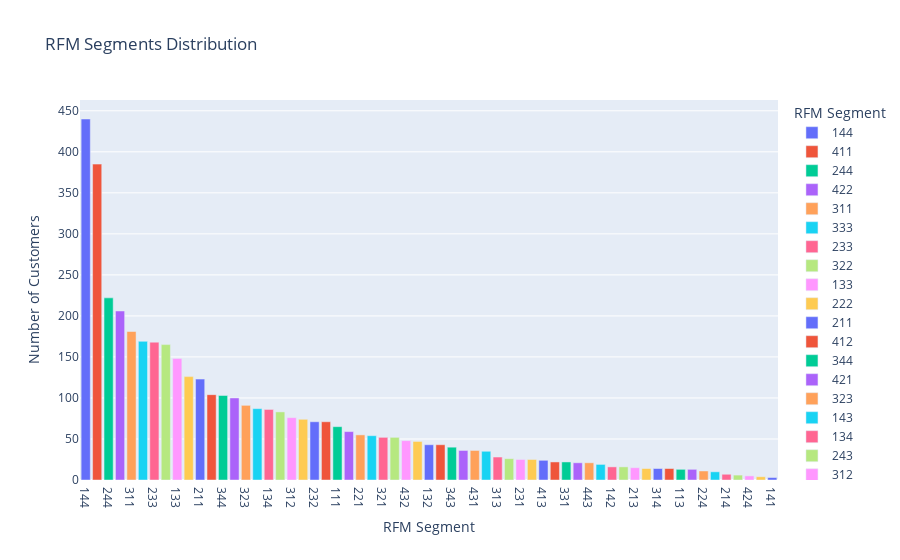

Source (notebook cell):
### Markdown cell above
#### RFM segments Visualization?

### Code cell
import plotly.express as px

# Count the number of customers in each RFM segment
rfm_segment_counts = rfm_df['RFM_Score'].value_counts().reset_index()
rfm_segment_counts.columns = ['RFM_Score', 'Count']

# Plot the RFM segments
fig = px.bar(rfm_segment_counts, x='RFM_Score', y='Count', title='RFM Segments Distribution',
             labels={'RFM_Score': 'RFM Segment', 'Count': 'Number of Customers'},
             color='RFM_Score',
             color_discrete_sequence=px.colors.qualitative.Plotly)
fig.show()

### Figure 1 — Plotly figure (JSON) as saved in the notebook; plotly's stock layout.template omitted (floating-point values rounded to 4 significant figures)
{"data": [{"alignmentgroup": "True", "hovertemplate": "RFM Segment=%{x}<br>Number of Customers=%{y}<extra></extra>", "legendgroup": "144", "marker": {"color": "#636EFA", "pattern": {"shape": ""}}, "name": "144", "offsetgroup": "144", "orientation": "v", "showlegend": true, "textposition": "auto", "type": "bar", "x": ["144"], "xaxis": "x", "y": [440], "yaxis": "y"}, {"alignmentgroup": "True", "hovertemplate": "RFM Segment=%{x}<br>Number of Customers=%{y}<extra></extra>", "legendgroup": "411", "marker": {"color": "#EF553B", "pattern": {"shape": ""}}, "name": "411", "offsetgroup": "411", "orientation": "v", "showlegend": true, "textposition": "auto", "type": "bar", "x": ["411"], "xaxis": "x", "y": [385], "yaxis": "y"}, {"alignmentgroup": "True", "hovertemplate": "RFM Segment=%{x}<br>Number of Customers=%{y}<extra></extra>", "legendgroup": "244", "marker": {"color": "#00CC96", "pattern": {"shape": ""}}, "name": "244", "offsetgroup": "244", "orientation": "v", "showlegend": true, "textposition": "auto", "type": "bar", "x": ["244"], "xaxis": "x", "y": [222], "yaxis": "y"}, {"alignmentgroup": "True", "hovertemplate": "RFM Segment=%{x}<br>Number of Customers=%{y}<extra></extra>", "legendgroup": "422", "marker": {"color": "#AB63FA", "pattern": {"shape": ""}}, "name": "422", "offsetgroup": "422", "orientation": "v", "showlegend": true, "textposition": "auto", "type": "bar", "x": ["422"], "xaxis": "x", "y": [206], "yaxis": "y"}, {"alignmentgroup": "True", "hovertemplate": "RFM Segment=%{x}<br>Number of Customers=%{y}<extra></extra>", "legendgroup": "311", "marker": {"color": "#FFA15A", "pattern": {"shape": ""}}, "name": "311", "offsetgroup": "311", "orientation": "v", "showlegend": true, "textposition": "auto", "type": "bar", "x": ["311"], "xaxis": "x", "y": [181], "yaxis": "y"}, {"alignmentgroup": "True", "hovertemplate": "RFM Segment=%{x}<br>Number of Customers=%{y}<extra></extra>", "legendgroup": "333", "marker": {"color": "#19D3F3", "pattern": {"shape": ""}}, "name": "333", "offsetgroup": "333", "orientation": "v", "showlegend": true, "textposition": "auto", "type": "bar", "x": ["333"], "xaxis": "x", "y": [169], "yaxis": "y"}, {"alignmentgroup": "True", "hovertemplate": "RFM Segment=%{x}<br>Number of Customers=%{y}<extra></extra>", "legendgroup": "233", "marker": {"color": "#FF6692", "pattern": {"shape": ""}}, "name": "233", "offsetgroup": "233", "orientation": "v", "showlegend": true, "textposition": "auto", "type": "bar", "x": ["233"], "xaxis": "x", "y": [168], "yaxis": "y"}, {"alignmentgroup": "True", "hovertemplate": "RFM Segment=%{x}<br>Number of Customers=%{y}<extra></extra>", "legendgroup": "322", "marker": {"color": "#B6E880", "pattern": {"shape": ""}}, "name": "322", "offsetgroup": "322", "orientation": "v", "showlegend": true, "textposition": "auto", "type": "bar", "x": ["322"], "xaxis": "x", "y": [165], "yaxis": "y"}, {"alignmentgroup": "True", "hovertemplate": "RFM Segment=%{x}<br>Number of Customers=%{y}<extra></extra>", "legendgroup": "133", "marker": {"color": "#FF97FF", "pattern": {"shape": ""}}, "name": "133", "offsetgroup": "133", "orientation": "v", "showlegend": true, "textposition": "auto", "type": "bar", "x": ["133"], "xaxis": "x", "y": [148], "yaxis": "y"}, {"alignmentgroup": "True", "hovertemplate": "RFM Segment=%{x}<br>Number of Customers=%{y}<extra></extra>", "legendgroup": "222", "marker": {"color": "#FECB52", "pattern": {"shape": ""}}, "name": "222", "offsetgroup": "222", "orientation": "v", "showlegend": true, "textposition": "auto", "type": "bar", "x": ["222"], "xaxis": "x", "y": [126], "yaxis": "y"}, {"alignmentgroup": "True", "hovertemplate": "RFM Segment=%{x}<br>Number of Customers=%{y}<extra></extra>", "legendgroup": "211", "marker": {"color": "#636EFA", "pattern": {"shape": ""}}, "name": "211", "offsetgroup": "211", "orientation": "v", "showlegend": true, "textposition": "auto", "type": "bar", "x": ["211"], "xaxis": "x", "y": [123], "yaxis": "y"}, {"alignmentgroup": "True", "hovertemplate": "RFM Segment=%{x}<br>Number of Customers=%{y}<extra></extra>", "legendgroup": "412", "marker": {"color": "#EF553B", "pattern": {"shape": ""}}, "name": "412", "offsetgroup": "412", "orientation": "v", "showlegend": true, "textposition": "auto", "type": "bar", "x": ["412"], "xaxis": "x", "y": [104], "yaxis": "y"}, {"alignmentgroup": "True", "hovertemplate": "RFM Segment=%{x}<br>Number of Customers=%{y}<extra></extra>", "legendgroup": "344", "marker": {"color": "#00CC96", "pattern": {"shape": ""}}, "name": "344", "offsetgroup": "344", "orientation": "v", "showlegend": true, "textposition": "auto", "type": "bar", "x": ["344"], "xaxis": "x", "y": [103], "yaxis": "y"}, {"alignmentgroup": "True", "hovertemplate": "RFM Segment=%{x}<br>Number of Customers=%{y}<extra></extra>", "legendgroup": "421", "marker": {"color": "#AB63FA", "pattern": {"shape": ""}}, "name": "421", "offsetgroup": "421", "orientation": "v", "showlegend": true, "textposition": "auto", "type": "bar", "x": ["421"], "xaxis": "x", "y": [100], "yaxis": "y"}, {"alignmentgroup": "True", "hovertemplate": "RFM Segment=%{x}<br>Number of Customers=%{y}<extra></extra>", "legendgroup": "323", "marker": {"color": "#FFA15A", "pattern": {"shape": ""}}, "name": "323", "offsetgroup": "323", "orientation": "v", "showlegend": true, "textposition": "auto", "type": "bar", "x": ["323"], "xaxis": "x", "y": [91], "yaxis": "y"}, {"alignmentgroup": "True", "hovertemplate": "RFM Segment=%{x}<br>Number of Customers=%{y}<extra></extra>", "legendgroup": "143", "marker": {"color": "#19D3F3", "pattern": {"shape": ""}}, "name": "143", "offsetgroup": "143", "orientation": "v", "showlegend": true, "textposition": "auto", "type": "bar", "x": ["143"], "xaxis": "x", "y": [87], "yaxis": "y"}, {"alignmentgroup": "True", "hovertemplate": "RFM Segment=%{x}<br>Number of Customers=%{y}<extra></extra>", "legendgroup": "134", "marker": {"color": "#FF6692", "pattern": {"shape": ""}}, "name": "134", "offsetgroup": "134", "orientation": "v", "showlegend": true, "textposition": "auto", "type": "bar", "x": ["134"], "xaxis": "x", "y": [86], "yaxis": "y"}, {"alignmentgroup": "True", "hovertemplate": "RFM Segment=%{x}<br>Number of Customers=%{y}<extra></extra>", "legendgroup": "243", "marker": {"color": "#B6E880", "pattern": {"shape": ""}}, "name": "243", "offsetgroup": "243", "orientation": "v", "showlegend": true, "textposition": "auto", "type": "bar", "x": ["243"], "xaxis": "x", "y": [83], "yaxis": "y"}, {"alignmentgroup": "True", "hovertemplate": "RFM Segment=%{x}<br>Number of Customers=%{y}<extra></extra>", "legendgroup": "312", "marker": {"color": "#FF97FF", "pattern": {"shape": ""}}, "name": "312", "offsetgroup": "312", "orientation": "v", "showlegend": true, "textposition": "auto", "type": "bar", "x": ["312"], "xaxis": "x", "y": [76], "yaxis": "y"}, {"alignmentgroup": "True", "hovertemplate": "RFM Segment=%{x}<br>Number of Customers=%{y}<extra></extra>", "legendgroup": "122", "marker": {"color": "#FECB52", "pattern": {"shape": ""}}, "name": "122", "offsetgroup": "122", "orientation": "v", "showlegend": true, "textposition": "auto", "type": "bar", "x": ["122"], "xaxis": "x", "y": [74], "yaxis": "y"}, {"alignmentgroup": "True", "hovertemplate": "RFM Segment=%{x}<br>Number of Customers=%{y}<extra></extra>", "legendgroup": "232", "marker": {"color": "#636EFA", "pattern": {"shape": ""}}, "name": "232", "offsetgroup": "232", "orientation": "v", "showlegend": true, "textposition": "auto", "type": "bar", "x": ["232"], "xaxis": "x", "y": [71], "yaxis": "y"}, {"alignmentgroup": "True", "hovertemplate": "RFM Segment=%{x}<br>Number of Customers=%{y}<extra></extra>", "legendgroup": "433", "marker": {"color": "#EF553B", "pattern": {"shape": ""}}, "name": "433", "offsetgroup": "433", "orientation": "v", "showlegend": true, "textposition": "auto", "type": "bar", "x": ["433"], "xaxis": "x", "y": [71], "yaxis": "y"}, {"alignmentgroup": "True", "hovertemplate": "RFM Segment=%{x}<br>Number of Customers=%{y}<extra></extra>", "legendgroup": "111", "marker": {"color": "#00CC96", "pattern": {"shape": ""}}, "name": "111", "offsetgroup": "111", "orientation": "v", "showlegend": true, "textposition": "auto", "type": "bar", "x": ["111"], "xaxis": "x", "y": [65], "yaxis": "y"}, {"alignmentgroup": "True", "hovertemplate": "RFM Segment=%{x}<br>Number of Customers=%{y}<extra></extra>", "legendgroup": "234", "marker": {"color": "#AB63FA", "pattern": {"shape": ""}}, "name": "234", "offsetgroup": "234", "orientation": "v", "showlegend": true, "textposition": "auto", "type": "bar", "x": ["234"], "xaxis": "x", "y": [59], "yaxis": "y"}, {"alignmentgroup": "True", "hovertemplate": "RFM Segment=%{x}<br>Number of Customers=%{y}<extra></extra>", "legendgroup": "221", "marker": {"color": "#FFA15A", "pattern": {"shape": ""}}, "name": "221", "offsetgroup": "221", "orientation": "v", "showlegend": true, "textposition": "auto", "type": "bar", "x": ["221"], "xaxis": "x", "y": [55], "yaxis": "y"}, {"alignmentgroup": "True", "hovertemplate": "RFM Segment=%{x}<br>Number of Customers=%{y}<extra></extra>", "legendgroup": "332", "marker": {"color": "#19D3F3", "pattern": {"shape": ""}}, "name": "332", "offsetgroup": "332", "orientation": "v", "showlegend": true, "textposition": "auto", "type": "bar", "x": ["332"], "xaxis": "x", "y": [54], "yaxis": "y"}, {"alignmentgroup": "True", "hovertemplate": "RFM Segment=%{x}<br>Number of Customers=%{y}<extra></extra>", "legendgroup": "321", "marker": {"color": "#FF6692", "pattern": {"shape": ""}}, "name": "321", "offsetgroup": "321", "orientation": "v", "showlegend": true, "textposition": "auto", "type": "bar", "x": ["321"], "xaxis": "x", "y": [52], "yaxis": "y"}, {"alignmentgroup": "True", "hovertemplate": "RFM Segment=%{x}<br>Number of Customers=%{y}<extra></extra>", "legendgroup": "334", "marker": {"color": "#B6E880", "pattern": {"shape": ""}}, "name": "334", "offsetgroup": "334", "orientation": "v", "showlegend": true, "textposition": "auto", "type": "bar", "x": ["334"], "xaxis": "x", "y": [52], "yaxis": "y"}, {"alignmentgroup": "True", "hovertemplate": "RFM Segment=%{x}<br>Number of Customers=%{y}<extra></extra>", "legendgroup": "432", "marker": {"color": "#FF97FF", "pattern": {"shape": ""}}, "name": "432", "offsetgroup": "432", "orientation": "v", "showlegend": true, "textposition": "auto", "type": "bar", "x": ["432"], "xaxis": "x", "y": [48], "yaxis": "y"}, {"alignmentgroup": "True", "hovertemplate": "RFM Segment=%{x}<br>Number of Customers=%{y}<extra></extra>", "legendgroup": "223", "marker": {"color": "#FECB52", "pattern": {"shape": ""}}, "name": "223", "offsetgroup": "223", "orientation": "v", "showlegend": true, "textposition": "auto", "type": "bar", "x": ["223"], "xaxis": "x", "y": [47], "yaxis": "y"}, {"alignmentgroup": "True", "hovertemplate": "RFM Segment=%{x}<br>Number of Customers=%{y}<extra></extra>", "legendgroup": "132", "marker": {"color": "#636EFA", "pattern": {"shape": ""}}, "name": "132", "offsetgroup": "132", "orientation": "v", "showlegend": true, "textposition": "auto", "type": "bar", "x": ["132"], "xaxis": "x", "y": [43], "yaxis": "y"}, {"alignmentgroup": "True", "hovertemplate": "RFM Segment=%{x}<br>Number of Customers=%{y}<extra></extra>", "legendgroup": "123", "marker": {"color": "#EF553B", "pattern": {"shape": ""}}, "name": "123", "offsetgroup": "123", "orientation": "v", "showlegend": true, "textposition": "auto", "type": "bar", "x": ["123"], "xaxis": "x", "y": [43], "yaxis": "y"}, {"alignmentgroup": "True", "hovertemplate": "RFM Segment=%{x}<br>Number of Customers=%{y}<extra></extra>", "legendgroup": "343", "marker": {"color": "#00CC96", "pattern": {"shape": ""}}, "name": "343", "offsetgroup": "343", "orientation": "v", "showlegend": true, "textposition": "auto", "type": "bar", "x": ["343"], "xaxis": "x", "y": [40], "yaxis": "y"}, {"alignmentgroup": "True", "hovertemplate": "RFM Segment=%{x}<br>Number of Customers=%{y}<extra></extra>", "legendgroup": "423", "marker": {"color": "#AB63FA", "pattern": {"shape": ""}}, "name": "423", "offsetgroup": "423", "orientation": "v", "showlegend": true, "textposition": "auto", "type": "bar", "x": ["423"], "xaxis": "x", "y": [36], "yaxis": "y"}, {"alignmentgroup": "True", "hovertemplate": "RFM Segment=%{x}<br>Number of Customers=%{y}<extra></extra>", "legendgroup": "431", "marker": {"color": "#FFA15A", "pattern": {"shape": ""}}, "name": "431", "offsetgroup": "431", "orientation": "v", "showlegend": true, "textposition": "auto", "type": "bar", "x": ["431"], "xaxis": "x", "y": [36], "yaxis": "y"}, {"alignmentgroup": "True", "hovertemplate": "RFM Segment=%{x}<br>Number of Customers=%{y}<extra></extra>", "legendgroup": "212", "marker": {"color": "#19D3F3", "pattern": {"shape": ""}}, "name": "212", "offsetgroup": "212", "orientation": "v", "showlegend": true, "textposition": "auto", "type": "bar", "x": ["212"], "xaxis": "x", "y": [35], "yaxis": "y"}, {"alignmentgroup": "True", "hovertemplate": "RFM Segment=%{x}<br>Number of Customers=%{y}<extra></extra>", "legendgroup": "313", "marker": {"color": "#FF6692", "pattern": {"shape": ""}}, "name": "313", "offsetgroup": "313", "orientation": "v", "showlegend": true, "textposition": "auto", "type": "bar", "x": ["313"], "xaxis": "x", "y": [28], "yaxis": "y"}, {"alignmentgroup": "True", "hovertemplate": "RFM Segment=%{x}<br>Number of Customers=%{y}<extra></extra>", "legendgroup": "242", "marker": {"color": "#B6E880", "pattern": {"shape": ""}}, "name": "242", "offsetgroup": "242", "orientation": "v", "showlegend": true, "textposition": "auto", "type": "bar", "x": ["242"], "xaxis": "x", "y": [26], "yaxis": "y"}, {"alignmentgroup": "True", "hovertemplate": "RFM Segment=%{x}<br>Number of Customers=%{y}<extra></extra>", "legendgroup": "231", "marker": {"color": "#FF97FF", "pattern": {"shape": ""}}, "name": "231", "offsetgroup": "231", "orientation": "v", "showlegend": true, "textposition": "auto", "type": "bar", "x": ["231"], "xaxis": "x", "y": [25], "yaxis": "y"}, {"alignmentgroup": "True", "hovertemplate": "RFM Segment=%{x}<br>Number of Customers=%{y}<extra></extra>", "legendgroup": "121", "marker": {"color": "#FECB52", "pattern": {"shape": ""}}, "name": "121", "offsetgroup": "121", "orientation": "v", "showlegend": true, "textposition": "auto", "type": "bar", "x": ["121"], "xaxis": "x", "y": [25], "yaxis": "y"}, {"alignmentgroup": "True", "hovertemplate": "RFM Segment=%{x}<br>Number of Customers=%{y}<extra></extra>", "legendgroup": "413", "marker": {"color": "#636EFA", "pattern": {"shape": ""}}, "name": "413", "offsetgroup": "413", "orientation": "v", "showlegend": true, "textposition": "auto", "type": "bar", "x": ["413"], "xaxis": "x", "y": [24], "yaxis": "y"}, {"alignmentgroup": "True", "hovertemplate": "RFM Segment=%{x}<br>Number of Customers=%{y}<extra></extra>", "legendgroup": "112", "marker": {"color": "#EF553B", "pattern": {"shape": ""}}, "name": "112", "offsetgroup": "112", "orientation": "v", "showlegend": true, "textposition": "auto", "type": "bar", "x": ["112"], "xaxis": "x", "y": [22], "yaxis": "y"}, {"alignmentgroup": "True", "hovertemplate": "RFM Segment=%{x}<br>Number of Customers=%{y}<extra></extra>", "legendgroup": "331", "marker": {"color": "#00CC96", "pattern": {"shape": ""}}, "name": "331", "offsetgroup": "331", "orientation": "v", "showlegend": true, "textposition": "auto", "type": "bar", "x": ["331"], "xaxis": "x", "y": [22], "yaxis": "y"}, {"alignmentgroup": "True", "hovertemplate": "RFM Segment=%{x}<br>Number of Customers=%{y}<extra></extra>", "legendgroup": "444", "marker": {"color": "#AB63FA", "pattern": {"shape": ""}}, "name": "444", "offsetgroup": "444", "orientation": "v", "showlegend": true, "textposition": "auto", "type": "bar", "x": ["444"], "xaxis": "x", "y": [21], "yaxis": "y"}, {"alignmentgroup": "True", "hovertemplate": "RFM Segment=%{x}<br>Number of Customers=%{y}<extra></extra>", "legendgroup": "443", "marker": {"color": "#FFA15A", "pattern": {"shape": ""}}, "name": "443", "offsetgroup": "443", "orientation": "v", "showlegend": true, "textposition": "auto", "type": "bar", "x": ["443"], "xaxis": "x", "y": [21], "yaxis": "y"}, {"alignmentgroup": "True", "hovertemplate": "RFM Segment=%{x}<br>Number of Customers=%{y}<extra></extra>", "legendgroup": "124", "marker": {"color": "#19D3F3", "pattern": {"shape": ""}}, "name": "124", "offsetgroup": "124", "orientation": "v", "showlegend": true, "textposition": "auto", "type": "bar", "x": ["124"], "xaxis": "x", "y": [19], "yaxis": "y"}, {"alignmentgroup": "True", "hovertemplate": "RFM Segment=%{x}<br>Number of Customers=%{y}<extra></extra>", "legendgroup": "142", "marker": {"color": "#FF6692", "pattern": {"shape": ""}}, "name": "142", "offsetgroup": "142", "orientation": "v", "showlegend": true, "textposition": "auto", "type": "bar", "x": ["142"], "xaxis": "x", "y": [16], "yaxis": "y"}, {"alignmentgroup": "True", "hovertemplate": "RFM Segment=%{x}<br>Number of Customers=%{y}<extra></extra>", "legendgroup": "324", "marker": {"color": "#B6E880", "pattern": {"shape": ""}}, "name": "324", "offsetgroup": "324", "orientation": "v", "showlegend": true, "textposition": "auto", "type": "bar", "x": ["324"], "xaxis": "x", "y": [16], "yaxis": "y"}, {"alignmentgroup": "True", "hovertemplate": "RFM Segment=%{x}<br>Number of Customers=%{y}<extra></extra>", "legendgroup": "213", "marker": {"color": "#FF97FF", "pattern": {"shape": ""}}, "name": "213", "offsetgroup": "213", "orientation": "v", "showlegend": true, "textposition": "auto", "type": "bar", "x": ["213"], "xaxis": "x", "y": [15], "yaxis": "y"}, {"alignmentgroup": "True", "hovertemplate": "RFM Segment=%{x}<br>Number of Customers=%{y}<extra></extra>", "legendgroup": "342", "marker": {"color": "#FECB52", "pattern": {"shape": ""}}, "name": "342", "offsetgroup": "342", "orientation": "v", "showlegend": true, "textposition": "auto", "type": "bar", "x": ["342"], "xaxis": "x", "y": [14], "yaxis": "y"}, {"alignmentgroup": "True", "hovertemplate": "RFM Segment=%{x}<br>Number of Customers=%{y}<extra></extra>", "legendgroup": "314", "marker": {"color": "#636EFA", "pattern": {"shape": ""}}, "name": "314", "offsetgroup": "314", "orientation": "v", "showlegend": true, "textposition": "auto", "type": "bar", "x": ["314"], "xaxis": "x", "y": [14], "yaxis": "y"}, {"alignmentgroup": "True", "hovertemplate": "RFM Segment=%{x}<br>Number of Customers=%{y}<extra></extra>", "legendgroup": "434", "marker": {"color": "#EF553B", "pattern": {"shape": ""}}, "name": "434", "offsetgroup": "434", "orientation": "v", "showlegend": true, "textposition": "auto", "type": "bar", "x": ["434"], "xaxis": "x", "y": [14], "yaxis": "y"}, {"alignmentgroup": "True", "hovertemplate": "RFM Segment=%{x}<br>Number of Customers=%{y}<extra></extra>", "legendgroup": "113", "marker": {"color": "#00CC96", "pattern": {"shape": ""}}, "name": "113", "offsetgroup": "113", "orientation": "v", "showlegend": true, "textposition": "auto", "type": "bar", "x": ["113"], "xaxis": "x", "y": [13], "yaxis": "y"}, {"alignmentgroup": "True", "hovertemplate": "RFM Segment=%{x}<br>Number of Customers=%{y}<extra></extra>", "legendgroup": "131", "marker": {"color": "#AB63FA", "pattern": {"shape": ""}}, "name": "131", "offsetgroup": "131", "orientation": "v", "showlegend": true, "textposition": "auto", "type": "bar", "x": ["131"], "xaxis": "x", "y": [13], "yaxis": "y"}, {"alignmentgroup": "True", "hovertemplate": "RFM Segment=%{x}<br>Number of Customers=%{y}<extra></extra>", "legendgroup": "224", "marker": {"color": "#FFA15A", "pattern": {"shape": ""}}, "name": "224", "offsetgroup": "224", "orientation": "v", "showlegend": true, "textposition": "auto", "type": "bar", "x": ["224"], "xaxis": "x", "y": [11], "yaxis": "y"}, {"alignmentgroup": "True", "hovertemplate": "RFM Segment=%{x}<br>Number of Customers=%{y}<extra></extra>", "legendgroup": "414", "marker": {"color": "#19D3F3", "pattern": {"shape": ""}}, "name": "414", "offsetgroup": "414", "orientation": "v", "showlegend": true, "textposition": "auto", "type": "bar", "x": ["414"], "xaxis": "x", "y": [10], "yaxis": "y"}, {"alignmentgroup": "True", "hovertemplate": "RFM Segment=%{x}<br>Number of Customers=%{y}<extra></extra>", "legendgroup": "214", "marker": {"color": "#FF6692", "pattern": {"shape": ""}}, "name": "214", "offsetgroup": "214", "orientation": "v", "showlegend": true, "textposition": "auto", "type": "bar", "x": ["214"], "xaxis": "x", "y": [7], "yaxis": "y"}, {"alignmentgroup": "True", "hovertemplate": "RFM Segment=%{x}<br>Number of Customers=%{y}<extra></extra>", "legendgroup": "114", "marker": {"color": "#B6E880", "pattern": {"shape": ""}}, "name": "114", "offsetgroup": "114", "orientation": "v", "showlegend": true, "textposition": "auto", "type": "bar", "x": ["114"], "xaxis": "x", "y": [6], "yaxis": "y"}, {"alignmentgroup": "True", "hovertemplate": "RFM Segment=%{x}<br>Number of Customers=%{y}<extra></extra>", "legendgroup": "424", "marker": {"color": "#FF97FF", "pattern": {"shape": ""}}, "name": "424", "offsetgroup": "424", "orientation": "v", "showlegend": true, "textposition": "auto", "type": "bar", "x": ["424"], "xaxis": "x", "y": [5], "yaxis": "y"}, {"alignmentgroup": "True", "hovertemplate": "RFM Segment=%{x}<br>Number of Customers=%{y}<extra></extra>", "legendgroup": "442", "marker": {"color": "#FECB52", "pattern": {"shape": ""}}, "name": "442", "offsetgroup": "442", "orientation": "v", "showlegend": true, "textposition": "auto", "type": "bar", "x": ["442"], "xaxis": "x", "y": [4], "yaxis": "y"}, {"alignmentgroup": "True", "hovertemplate": "RFM Segment=%{x}<br>Number of Customers=%{y}<extra></extra>", "legendgroup": "141", "marker": {"color": "#636EFA", "pattern": {"shape": ""}}, "name": "141", "offsetgroup": "141", "orientation": "v", "showlegend": true, "textposition": "auto", "type": "bar", "x": ["141"], "xaxis": "x", "y": [3], "yaxis": "y"}], "layout": {"barmode": "relative", "legend": {"title": {"text": "RFM Segment"}, "tracegroupgap": 0}, "title": {"text": "RFM Segments Distribution"}, "xaxis": {"anchor": "y", "autorange": true, "categoryarray": ["144", "411", "244", "422", "311", "333", "233", "322", "133", "222", "211", "412", "344", "421", "323", "143", "134", "243", "312", "122", "232", "433", "111", "234", "221", "332", "321", "334", "432", "223", "132", "123", "343", "423", "431", "212", "313", "242", "231", "121", "413", "112", "331", "444", "443", "124", "142", "324", "213", "342", "314", "434", "113", "131", "224", "414", "214", "114", "424", "442", "141"], "categoryorder": "array", "domain": [0, 1], "range": [-0.5, 60.5], "title": {"text": "RFM Segment"}, "type": "category"}, "yaxis": {"anchor": "x", "autorange": true, "domain": [0, 1], "range": [0, 463.2], "title": {"text": "Number of Customers"}, "type": "linear"}}}
